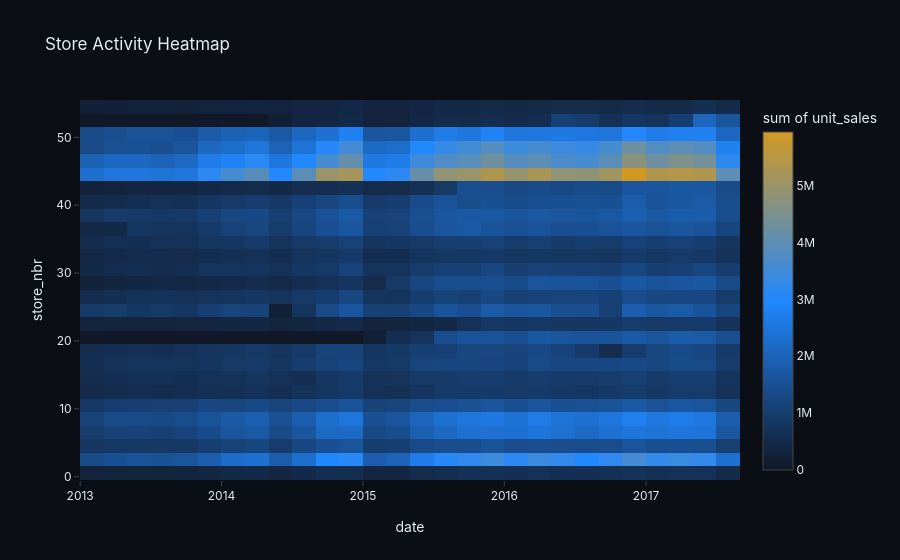

Notebook cell for this chart:
### Code cell
fig = px.density_heatmap(
    df_store_daily,
    x="date",
    y="store_nbr",
    z="unit_sales",
    title="Store Activity Heatmap",
)
fig.show()
save_all(fig, "eda/Store_Activity_Heatmap")

### Figure 1 — Plotly figure (JSON) as saved in the notebook; plotly's stock layout.template omitted (floating-point values rounded to 4 significant figures; data arrays with more than 128 entries replaced by an {"elided": "..."} marker saying what was removed)
{"data": [{"coloraxis": "coloraxis", "histfunc": "sum", "hovertemplate": "date=%{x}<br>store_nbr=%{y}<br>sum of unit_sales=%{z}<extra></extra>", "name": "", "type": "histogram2d", "x": {"elided": "83606 str values"}, "xaxis": "x", "xbingroup": "x", "y": {"elided": "83606 int values"}, "yaxis": "y", "ybingroup": "y", "z": {"elided": "83606 float values"}}], "layout": {"coloraxis": {"colorbar": {"title": {"text": "sum of unit_sales"}}, "colorscale": [[0, "#111827"], [0.5, "#2188FF"], [1, "#D29922"]]}, "legend": {"tracegroupgap": 0}, "title": {"text": "Store Activity Heatmap"}, "xaxis": {"anchor": "y", "domain": [0, 1], "title": {"text": "date"}}, "yaxis": {"anchor": "x", "domain": [0, 1], "title": {"text": "store_nbr"}}}}
